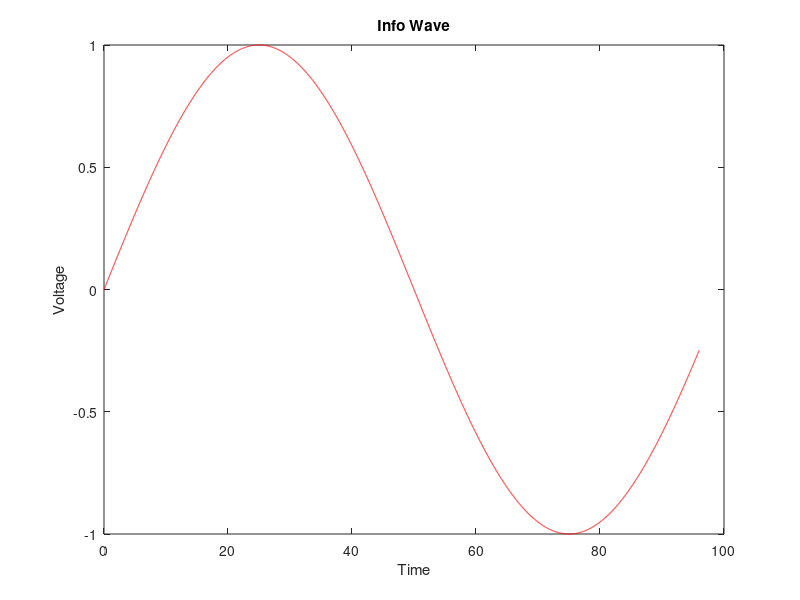
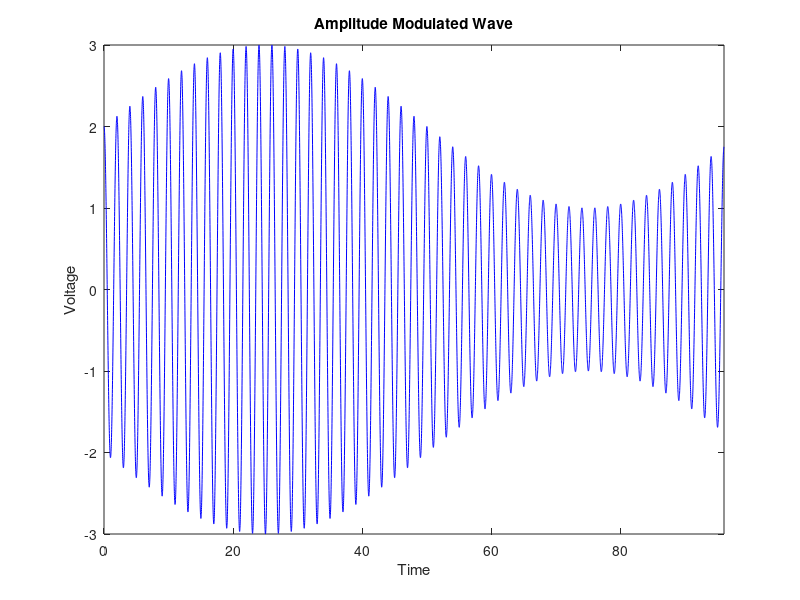
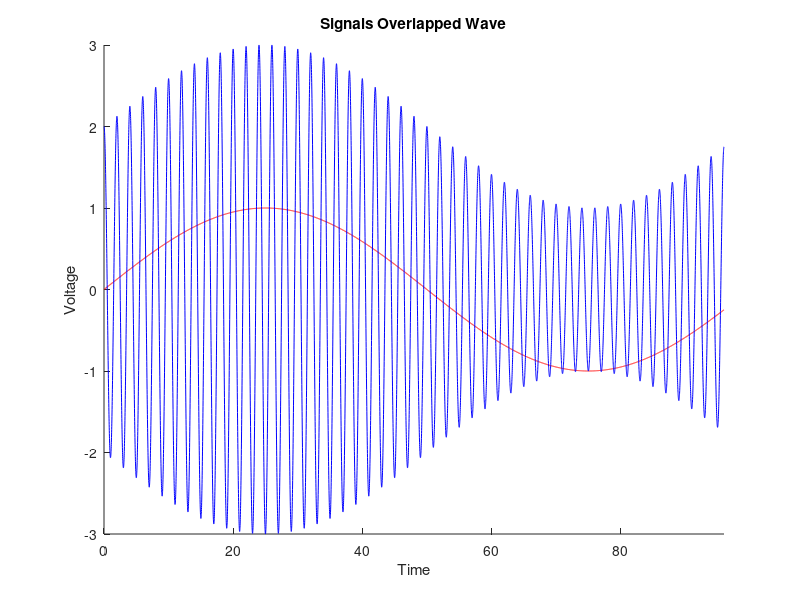

The MATLAB script that drew these images, in order: (Note: this script raises an error after producing the figures.)
%% Transmitter

% Parameters
t = 0:0.01:96;
A = 2;
F = 50;

% Waves
signal  = sin(t/F * pi);
carrier = cos(t * pi); 
envelope = (A + signal) .* carrier;


% Waves Plotted
figure(1)
plot(t,signal, 'r')
title('Info Wave');
xlabel('Time');
ylabel('Voltage');  



figure(2)
plot(t,envelope, 'b')
title('Amplitude Modulated Wave');
xlabel('Time');
ylabel('Voltage');  
xlim([0 t(length(t))]);
ylim([-1.5*A 1.5*A]); 

% Overlap of Signals
figure(3)
hold on
plot(t,signal,'r')

plot(t,envelope,'b')
title('Signals Overlapped Wave');
xlabel('Time');
ylabel('Voltage');  
xlim([0 t(length(t))]);
ylim([-1.5*A 1.5*A]); 
hold off


% Separate Wave
p_envelope = diode(envelope);


% Run Through Capacitor
cap_slope = -0.003;
cap_p_envelope = capacitor(t,cap_slope,p_envelope);


% Plot Outputs
figure(4)
plot(t, p_envelope, 'b') % Diode
title('Diode + Envelope');
xlabel('Time');
ylabel('Voltage');  

figure(5)
hold on
plot(t, cap_p_envelope, 'g') % Cap
title('Capacitor + Diode + Envelope w/ Orig');
xlabel('Time');
ylabel('Voltage');  

plot(t,signal, 'r')
hold off

r=77;